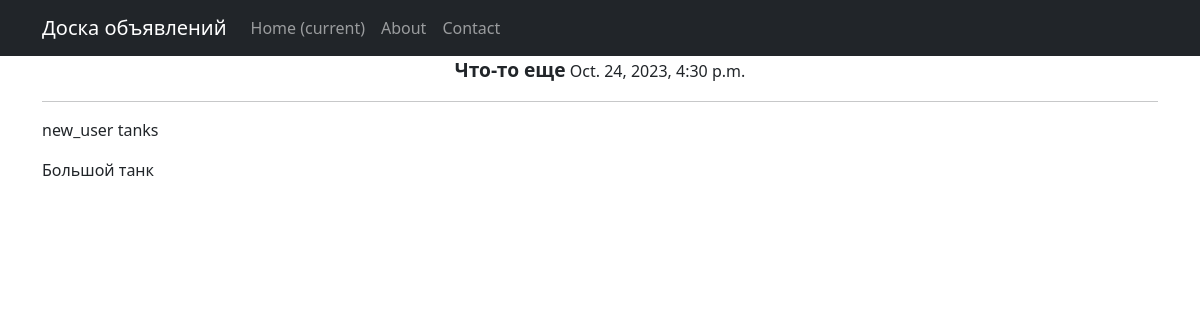
The app's page /advs/3 with its own data.
### advapp/models.py (models this page shows, shortened)
class Advertisement(models.Model):
    GUILD = (
        ('tanks', 'Танки'),
        ('healers', 'Хилы'),
        ('damagers', 'ДД'),
        ('traders', 'Торговцы'),
        ('guildmasters', 'Гилдмастеры'),
        ('questgivers', 'Квестгиверы'),
        ('blacksmiths', 'Кузнецы'),
        ('tanners', 'Кожевники'),
        ('potions', 'Зельевары'),
        ('spellmasters', 'Мастера заклинаний'),
    )
    author = models.ForeignKey(User, on_delete=models.CASCADE)
    title = models.CharField(max_length=64)
    content = models.TextField()
    category = models.CharField(max_length=16, choices=GUILD, default='tanks')
    date = models.DateTimeField(auto_now_add=True)
    file = models.ImageField(upload_to='uploads/', blank=True, null=False)

### advapp/views.py (the view)
# urls.py: path('<int:pk>', AdvDetail.as_view(), name='adv_detail'),
class AdvDetail(DetailView):
    model = Advertisement
    template_name = 'adv_detail.html'
    context_object_name = 'advertisement'
    def get_context_data(self, **kwargs):
        context = super().get_context_data(**kwargs)
        response = Response.objects.filter(advertisement=self.kwargs['pk'])
        context['response'] = response
        return context

### templates/adv_detail.html (shortened to what this page needs)
{% extends 'flatpages/default.html' %}
{% block content %}
    <p align="center"><b><big>{{ advertisement.title }}</big></b>
    {{ advertisement.date }}</p>
    <hr>
<p align="left">{{ advertisement.author }} {{ advertisement.category }}</p>
<p align="left">{{ advertisement.content }}</p>
{% endblock content %}

### records on screen
Advertisement: title "Что-то еще", date "Oct. 24, 2023, 4:30 p.m.", author "new_user", category "tanks", content "Большой танк"
